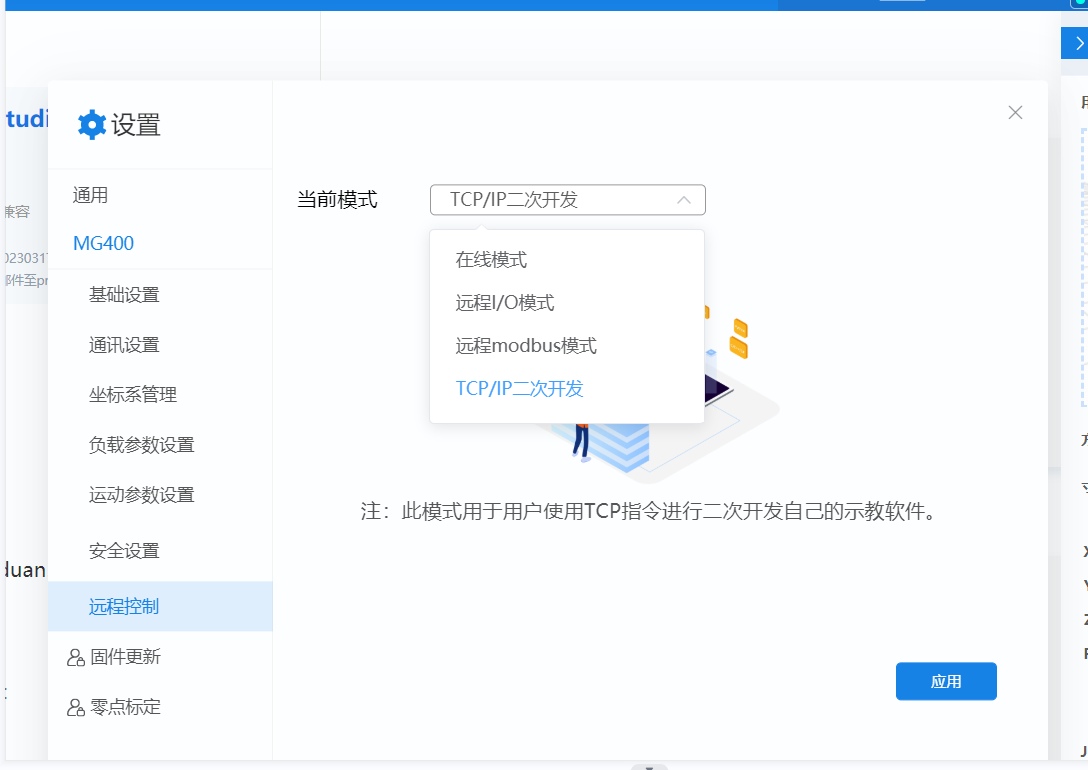
#> input picture images/checkTcpMode.png, 1088 x 770 px, given in place of the camera
$ python ObjetColor.py
#> lines starting #> are read from the running program, lines starting #| are printed output that depends on the picture; after the words box and inside, x2 and y2 are one past the last pixel; in counts of white or black regions, pixels touching at a corner belong together
import cv2
import numpy as np

class ColorDetector:
    def __init__(self, roi_coords=(100, 100, 200, 200)):
        self.roi_coords = roi_coords
        self.cap = cv2.VideoCapture(0)
        self.lower_red = np.array([0, 150, 100])
        self.upper_red = np.array([10, 255, 255])
        self.lower_negro = np.array([0, 0, 0])
        self.upper_negro = np.array([179, 245, 90])

    def __del__(self):
        self.cap.release()
        cv2.destroyAllWindows()

    def get_color(self):
        ret, frame = self.cap.read()
#> frame is the input picture: shape (770, 1088, 3); mean B, G, R 250.9, 247.5, 243.2
        if not ret:
            print("No se pudo capturar ningún fotograma.")
            return None

        # Obtener las coordenadas del ROI
        x, y, w, h = self.roi_coords

        # Obtener el ROI del frame
        frame_roi = frame[y:y+h, x:x+w]
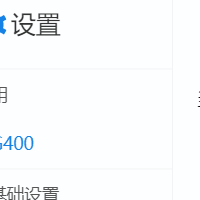
#> frame_roi: shape (200, 200, 3); mean B, G, R 251.2, 249.7, 247.1
        hsv_roi = cv2.cvtColor(frame_roi, cv2.COLOR_BGR2HSV)
#> hsv_roi: shape (200, 200, 3); mean H, S, V 98.4, 4.2, 251.2

        # Aplicar las máscaras de color al ROI
        mask_red = cv2.inRange(hsv_roi, self.lower_red, self.upper_red)
#> mask_red: shape (200, 200); every value is 0
        mask_negro = cv2.inRange(hsv_roi, self.lower_negro, self.upper_negro)
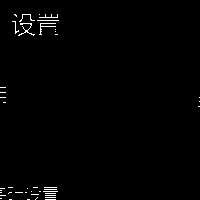
#> mask_negro: shape (200, 200); 0.95% white in thin lines or dots

        # Encontrar los contornos en las máscaras
        contours_red, _ = cv2.findContours(mask_red, cv2.RETR_EXTERNAL, cv2.CHAIN_APPROX_SIMPLE)
#> contours_red = []
        contours_negro, _ = cv2.findContours(mask_negro, cv2.RETR_EXTERNAL, cv2.CHAIN_APPROX_SIMPLE)
#> contours_negro = 42 contours, all with area under 20

        # Determinar el color dominante
        if contours_red:
            return "rojo"
        elif contours_negro:
            return "negro"
        else:
            return "desconocido"

# Ejemplo de uso
detector = ColorDetector()

color = detector.get_color()
if color is not None:
        if(color == "rojo"):
            print("robot derecha")
        elif(color == "negro"):
            print("robot izquierda")

$ run again, on images/runpy.png
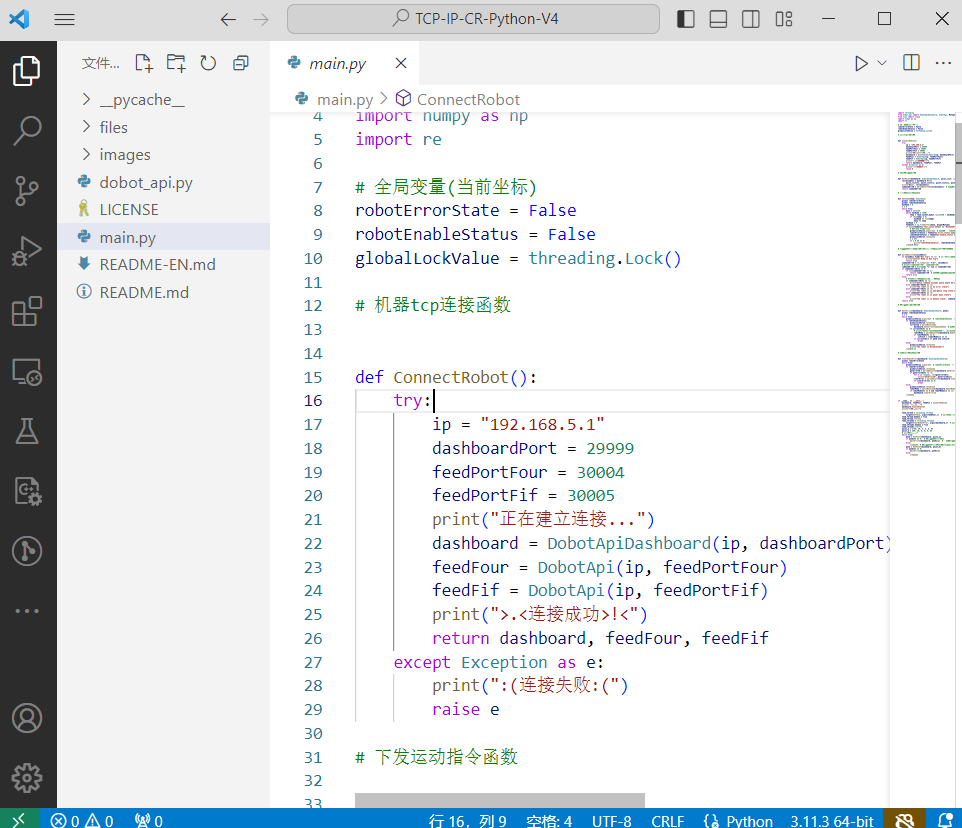
#> input picture images/runpy.png, 962 x 828 px, given in place of the camera
#> in get_color, frame is the input picture: shape (828, 962, 3); mean B, G, R 232.8, 230.2, 227.3
#> in get_color, `frame_roi = frame[y:y+h, x:x+w]`:
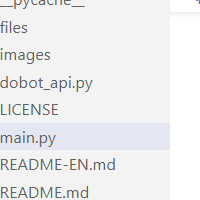
#> frame_roi: shape (200, 200, 3); mean B, G, R 238.5, 237.3, 237.1
#> hsv_roi: shape (200, 200, 3); mean H, S, V 16.7, 7, 240.6
#> mask_red: shape (200, 200); every value is 0
#> contours_red = []
